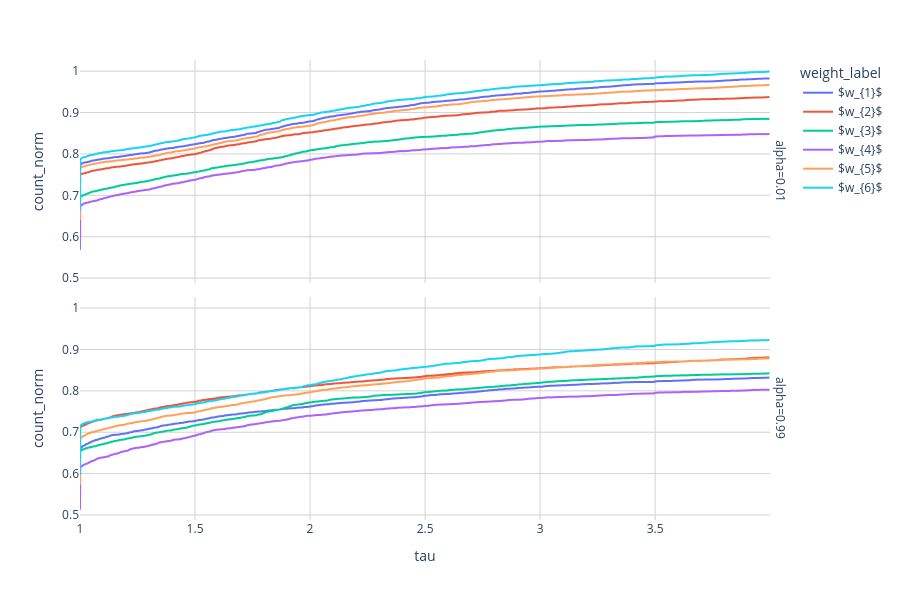

The notebook cell this image was saved under:
### Code cell
out_plot = out.copy()
# out_plot["weight_label"] = out_plot["weight_hash"].map(hash_map).fillna(out_plot["weight_hash"])
 

fig = px.line(out_plot[['tau', 'count_norm', 'weight_label', 'alpha']], x='tau', y='count_norm', color='weight_label', facet_row='alpha', height=600, markers=False)



# Configurar eixo x para começar em 0.99
fig.update_xaxes(range=[1, None])
# fig.update_yaxes(range=[0.5, None])

# Deixar fundo branco e adicionar linhas dos eixos
fig.update_layout(
    plot_bgcolor='white',
    paper_bgcolor='white',
    xaxis=dict(showgrid=True, gridcolor='lightgray', zeroline=True, zerolinecolor='black', zerolinewidth=1),
    yaxis=dict(showgrid=True, gridcolor='lightgray', zeroline=True, zerolinecolor='black', zerolinewidth=1)
)

# Aplicar para todos os subplots
for i in range(1, 6):
    fig.update_layout({
        f'xaxis{i}': dict(showgrid=True, gridcolor='lightgray', zeroline=True, zerolinecolor='black', zerolinewidth=1),
        f'yaxis{i}': dict(showgrid=True, gridcolor='lightgray', zeroline=True, zerolinecolor='black', zerolinewidth=1)
    })

fig.show()

### Figure 1 — Plotly figure (JSON) as saved in the notebook; plotly's stock layout.template omitted (floating-point values rounded to 4 significant figures; data arrays with more than 128 entries replaced by an {"elided": "..."} marker saying what was removed)
{"data": [{"hovertemplate": "weight_label=$w_{1}$<br>alpha=0.01<br>tau=%{x}<br>count_norm=%{y}<extra></extra>", "legendgroup": "$w_{1}$", "line": {"color": "#636efa", "dash": "solid"}, "marker": {"symbol": "circle"}, "mode": "lines", "name": "$w_{1}$", "showlegend": true, "type": "scattergl", "x": {"elided": "3000 float values"}, "xaxis": "x2", "y": {"elided": "3000 float values"}, "yaxis": "y2"}, {"hovertemplate": "weight_label=$w_{1}$<br>alpha=0.99<br>tau=%{x}<br>count_norm=%{y}<extra></extra>", "legendgroup": "$w_{1}$", "line": {"color": "#636efa", "dash": "solid"}, "marker": {"symbol": "circle"}, "mode": "lines", "name": "$w_{1}$", "showlegend": false, "type": "scattergl", "x": {"elided": "3000 float values"}, "xaxis": "x", "y": {"elided": "3000 float values"}, "yaxis": "y"}, {"hovertemplate": "weight_label=$w_{2}$<br>alpha=0.01<br>tau=%{x}<br>count_norm=%{y}<extra></extra>", "legendgroup": "$w_{2}$", "line": {"color": "#EF553B", "dash": "solid"}, "marker": {"symbol": "circle"}, "mode": "lines", "name": "$w_{2}$", "showlegend": true, "type": "scattergl", "x": {"elided": "3000 float values"}, "xaxis": "x2", "y": {"elided": "3000 float values"}, "yaxis": "y2"}, {"hovertemplate": "weight_label=$w_{2}$<br>alpha=0.99<br>tau=%{x}<br>count_norm=%{y}<extra></extra>", "legendgroup": "$w_{2}$", "line": {"color": "#EF553B", "dash": "solid"}, "marker": {"symbol": "circle"}, "mode": "lines", "name": "$w_{2}$", "showlegend": false, "type": "scattergl", "x": {"elided": "3000 float values"}, "xaxis": "x", "y": {"elided": "3000 float values"}, "yaxis": "y"}, {"hovertemplate": "weight_label=$w_{3}$<br>alpha=0.01<br>tau=%{x}<br>count_norm=%{y}<extra></extra>", "legendgroup": "$w_{3}$", "line": {"color": "#00cc96", "dash": "solid"}, "marker": {"symbol": "circle"}, "mode": "lines", "name": "$w_{3}$", "showlegend": true, "type": "scattergl", "x": {"elided": "3000 float values"}, "xaxis": "x2", "y": {"elided": "3000 float values"}, "yaxis": "y2"}, {"hovertemplate": "weight_label=$w_{3}$<br>alpha=0.99<br>tau=%{x}<br>count_norm=%{y}<extra></extra>", "legendgroup": "$w_{3}$", "line": {"color": "#00cc96", "dash": "solid"}, "marker": {"symbol": "circle"}, "mode": "lines", "name": "$w_{3}$", "showlegend": false, "type": "scattergl", "x": {"elided": "3000 float values"}, "xaxis": "x", "y": {"elided": "3000 float values"}, "yaxis": "y"}, {"hovertemplate": "weight_label=$w_{4}$<br>alpha=0.01<br>tau=%{x}<br>count_norm=%{y}<extra></extra>", "legendgroup": "$w_{4}$", "line": {"color": "#ab63fa", "dash": "solid"}, "marker": {"symbol": "circle"}, "mode": "lines", "name": "$w_{4}$", "showlegend": true, "type": "scattergl", "x": {"elided": "3000 float values"}, "xaxis": "x2", "y": {"elided": "3000 float values"}, "yaxis": "y2"}, {"hovertemplate": "weight_label=$w_{4}$<br>alpha=0.99<br>tau=%{x}<br>count_norm=%{y}<extra></extra>", "legendgroup": "$w_{4}$", "line": {"color": "#ab63fa", "dash": "solid"}, "marker": {"symbol": "circle"}, "mode": "lines", "name": "$w_{4}$", "showlegend": false, "type": "scattergl", "x": {"elided": "3000 float values"}, "xaxis": "x", "y": {"elided": "3000 float values"}, "yaxis": "y"}, {"hovertemplate": "weight_label=$w_{5}$<br>alpha=0.01<br>tau=%{x}<br>count_norm=%{y}<extra></extra>", "legendgroup": "$w_{5}$", "line": {"color": "#FFA15A", "dash": "solid"}, "marker": {"symbol": "circle"}, "mode": "lines", "name": "$w_{5}$", "showlegend": true, "type": "scattergl", "x": {"elided": "3000 float values"}, "xaxis": "x2", "y": {"elided": "3000 float values"}, "yaxis": "y2"}, {"hovertemplate": "weight_label=$w_{5}$<br>alpha=0.99<br>tau=%{x}<br>count_norm=%{y}<extra></extra>", "legendgroup": "$w_{5}$", "line": {"color": "#FFA15A", "dash": "solid"}, "marker": {"symbol": "circle"}, "mode": "lines", "name": "$w_{5}$", "showlegend": false, "type": "scattergl", "x": {"elided": "3000 float values"}, "xaxis": "x", "y": {"elided": "3000 float values"}, "yaxis": "y"}, {"hovertemplate": "weight_label=$w_{6}$<br>alpha=0.01<br>tau=%{x}<br>count_norm=%{y}<extra></extra>", "legendgroup": "$w_{6}$", "line": {"color": "#19d3f3", "dash": "solid"}, "marker": {"symbol": "circle"}, "mode": "lines", "name": "$w_{6}$", "showlegend": true, "type": "scattergl", "x": {"elided": "3000 float values"}, "xaxis": "x2", "y": {"elided": "3000 float values"}, "yaxis": "y2"}, {"hovertemplate": "weight_label=$w_{6}$<br>alpha=0.99<br>tau=%{x}<br>count_norm=%{y}<extra></extra>", "legendgroup": "$w_{6}$", "line": {"color": "#19d3f3", "dash": "solid"}, "marker": {"symbol": "circle"}, "mode": "lines", "name": "$w_{6}$", "showlegend": false, "type": "scattergl", "x": {"elided": "3000 float values"}, "xaxis": "x", "y": {"elided": "3000 float values"}, "yaxis": "y"}], "layout": {"annotations": [{"font": {}, "showarrow": false, "text": "alpha=0.99", "textangle": 90, "x": 0.98, "xanchor": "left", "xref": "paper", "y": 0.2425, "yanchor": "middle", "yref": "paper"}, {"font": {}, "showarrow": false, "text": "alpha=0.01", "textangle": 90, "x": 0.98, "xanchor": "left", "xref": "paper", "y": 0.7575, "yanchor": "middle", "yref": "paper"}], "height": 600, "legend": {"title": {"text": "weight_label"}, "tracegroupgap": 0}, "margin": {"t": 60}, "paper_bgcolor": "white", "plot_bgcolor": "white", "xaxis": {"anchor": "y", "domain": [0, 0.98], "gridcolor": "lightgray", "range": [1, null], "showgrid": true, "title": {"text": "tau"}, "zeroline": true, "zerolinecolor": "black", "zerolinewidth": 1}, "xaxis2": {"anchor": "y2", "domain": [0, 0.98], "gridcolor": "lightgray", "matches": "x", "range": [1, null], "showgrid": true, "showticklabels": false, "zeroline": true, "zerolinecolor": "black", "zerolinewidth": 1}, "xaxis3": {"gridcolor": "lightgray", "showgrid": true, "zeroline": true, "zerolinecolor": "black", "zerolinewidth": 1}, "xaxis4": {"gridcolor": "lightgray", "showgrid": true, "zeroline": true, "zerolinecolor": "black", "zerolinewidth": 1}, "xaxis5": {"gridcolor": "lightgray", "showgrid": true, "zeroline": true, "zerolinecolor": "black", "zerolinewidth": 1}, "yaxis": {"anchor": "x", "domain": [0, 0.485], "gridcolor": "lightgray", "showgrid": true, "title": {"text": "count_norm"}, "zeroline": true, "zerolinecolor": "black", "zerolinewidth": 1}, "yaxis2": {"anchor": "x2", "domain": [0.515, 1], "gridcolor": "lightgray", "matches": "y", "showgrid": true, "title": {"text": "count_norm"}, "zeroline": true, "zerolinecolor": "black", "zerolinewidth": 1}, "yaxis3": {"gridcolor": "lightgray", "showgrid": true, "zeroline": true, "zerolinecolor": "black", "zerolinewidth": 1}, "yaxis4": {"gridcolor": "lightgray", "showgrid": true, "zeroline": true, "zerolinecolor": "black", "zerolinewidth": 1}, "yaxis5": {"gridcolor": "lightgray", "showgrid": true, "zeroline": true, "zerolinecolor": "black", "zerolinewidth": 1}}}
